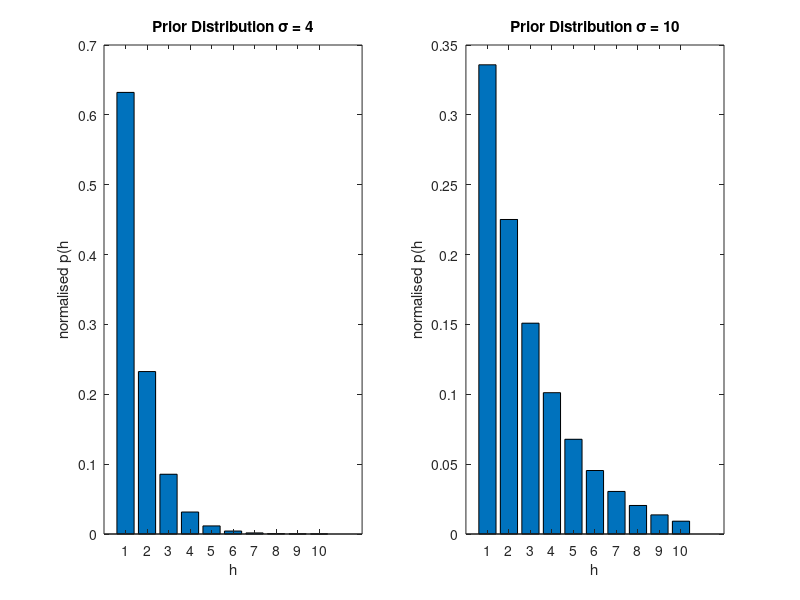

The MATLAB script that drew this image:
sigma1 = 4;
sigma2 = 4;
s1 = 2:2:20;
s2 = 2:2:20;
H = 1:10;

pH = exp(-(s1/sigma1 + s2/sigma2));
spH = sum(pH);

npH = pH/spH;

figure(1)
subplot(1,2,1);
bar(npH)
title('Prior Distribution \sigma = 4');
xlabel('h');
ylabel('normalised p(h');

sigma1 = 10;
sigma2 = 10;
s1 = 2:2:20;
s2 = 2:2:20;

pH = exp(-(s1/sigma1 + s2/sigma2));
spH = sum(pH);

npH = pH/spH;

subplot(1,2,2);
bar(npH)
title('Prior Distribution \sigma = 10');
xlabel('h');
ylabel('normalised p(h');
